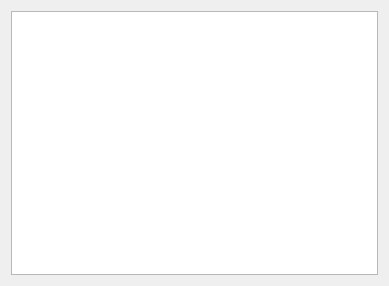
<?xml version="1.0" encoding="UTF-8"?>
<ui version="4.0">
 <class>currentInfo</class>
 <widget class="QWidget" name="currentInfo">
  <property name="geometry">
   <rect>
    <x>0</x>
    <y>0</y>
    <width>389</width>
    <height>286</height>
   </rect>
  </property>
  <property name="windowTitle">
   <string>Form</string>
  </property>
  <layout class="QGridLayout" name="gridLayout">
   <item row="0" column="0">
    <widget class="QTextBrowser" name="textBrowser"/>
   </item>
  </layout>
 </widget>
 <resources/>
 <connections/>
</ui>
